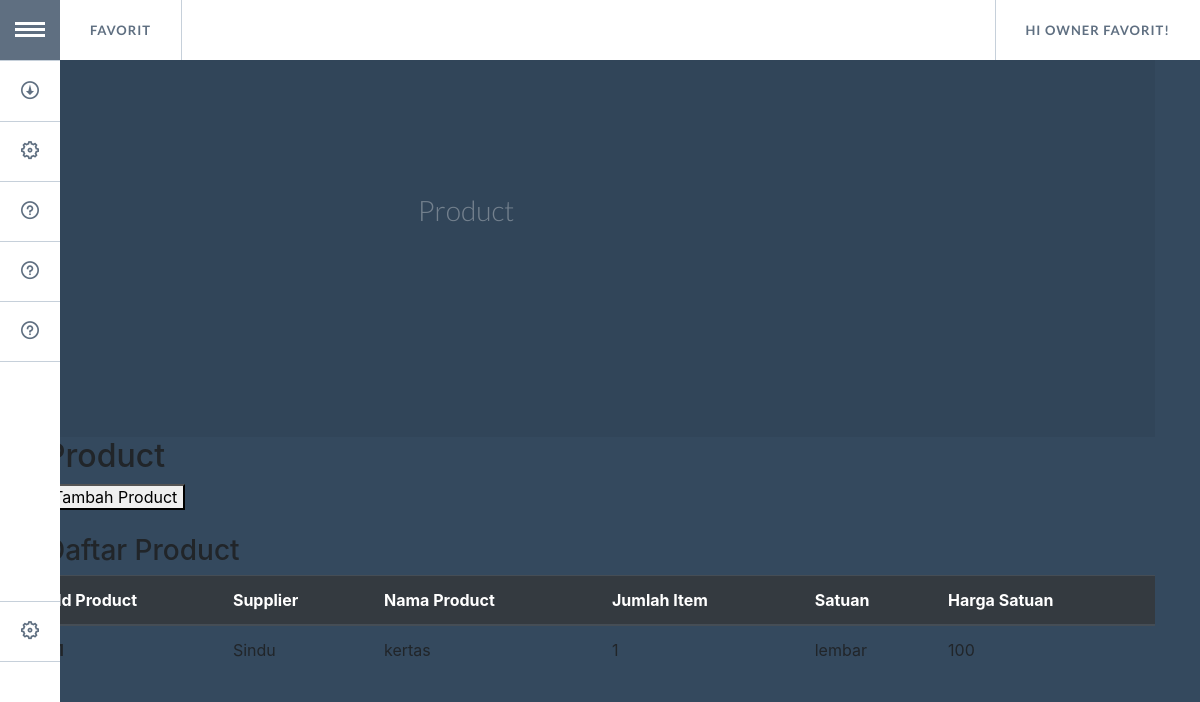
The app's page /produk.php (signed in) with its own data.
### tables this page shows
CREATE TABLE `user` (
  `id_user` int(20) NOT NULL,
  `username` varchar(20) NOT NULL,
  `password` varchar(10) NOT NULL,
  `nama` varchar(20) NOT NULL
);

CREATE TABLE `product` (
  `id_item` int(5) NOT NULL,
  `id_supplier` int(5) NOT NULL,
  `nama_item` varchar(50) NOT NULL,
  `jumlah_item` int(250) NOT NULL,
  `satuan` varchar(7) NOT NULL,
  `harga_satuan` int(20) NOT NULL,
  `harga_jual` int(20) NOT NULL
);

CREATE TABLE `suppliers` (
  `id_supplier` int(5) NOT NULL,
  `nama_supplier` varchar(40) NOT NULL,
  `email` varchar(60) DEFAULT NULL,
  `alamat` varchar(100) DEFAULT NULL,
  `no_hp` int(14) DEFAULT NULL,
  `sisa_tagihan` int(20) DEFAULT NULL
);

### produk.php (the view, shortened to what this page needs)
<!DOCTYPE html>
<html lang="en" class="no-js">
	<head>
        <link rel="stylesheet" href="https://stackpath.bootstrapcdn.com/bootstrap/4.3.1/css/bootstrap.min.css">
		<link rel="stylesheet" type="text/css" href="assets/GoogleNexusWebsiteMenu/css/normalize.css" />
		<link rel="stylesheet" type="text/css" href="assets/GoogleNexusWebsiteMenu/css/demo.css" />
		<link rel="stylesheet" type="text/css" href="assets/GoogleNexusWebsiteMenu/css/component.css" />
	</head>
	<body>
	<?php
	include 'koneksi_model.php';
	if (!isset($_SESSION["sukses"]) and !isset($_SESSION["username"]) and !isset($_SESSION["password"])) {
		die("silahkan login <a href='login_page.php'>disini</a>");
	}else
		{
			$sql= "SELECT nama FROM user WHERE username='".$_SESSION["username"]."'";
			$query= mysqli_query($conn,$sql);
			$result= mysqli_fetch_array($query);
			$hello = $result[0];
		}
?>
		<div class="container">
			<ul id="gn-menu" class="gn-menu-main">
				<li class="gn-trigger">
					<a class="gn-icon gn-icon-menu"><span>Menu</span></a>
					<nav class="gn-menu-wrapper">
						<div class="gn-scroller">
							<ul class="gn-menu">
								<li><a class="gn-icon gn-icon-download" href='hutang.php'>Account Receivable</a></li>
								<li><a class="gn-icon gn-icon-cog" href='order.php'>Purchase Order</a></li>
								<li><a class="gn-icon gn-icon-help" href='produk.php'>Product</a></li>
								<li><a class="gn-icon gn-icon-help" href='supplier.php'>Supplier</a></li>
								<li><a class="gn-icon gn-icon-help"href='acc.php'>Approval</a></li>
								<li><br><br><br><br></li>
								<li><a class="gn-icon gn-icon-cog" href='logout.php'>Logout</a></li>
							</ul>
						</div>
					</nav>
				</li>
				<li><a href='mainMenu.php'>Favorit</a></li>
				<li><a><span>Hi <?php echo $hello ?>!</span></a></li>
			</ul>
			<header>
				<h1> <span>Product</span></h1>
			</header>
			<div>
			 <h2><span>Product</span></h2>
			 <form>
         		<button type="submit" formaction="order.php">Tambah Product</button>
      		</form>
			 <br>
			 <h3>Daftar Product</h3>
			 <table class="table">
				<thead class="thead-dark">
					<tr>
						<th scope="col">Id Product</th>
						<th scope="col">Supplier</th>
						<th scope="col">Nama Product</th>
						<th scope="col">Jumlah Item</th>
						<th scope="col">Satuan</th>
						<th scope="col">Harga Satuan</th>
					</tr>
				</thead>
			<?php
				$sql= "SELECT product.id_item ,product.nama_item, suppliers.nama_supplier, product.harga_satuan, product.satuan, product.jumlah_item FROM product LEFT JOIN suppliers ON product.id_supplier=suppliers.id_supplier";
				$query= mysqli_query($conn,$sql);
				while ($hsl= mysqli_fetch_assoc($query)){
			?>
				<tr>
	    			<th scope ="row"><?php echo $hsl['id_item'];?></th>
					<td><?php echo $hsl['nama_supplier'];?></td>
					<td><?php echo $hsl['nama_item'];?></td>
					<td><?php echo $hsl['jumlah_item'];?></td>
					<td><?php echo $hsl['satuan'];?></td>
					<td><?php echo $hsl['harga_satuan'];?></td>
				</tr>
			<?php
				}
			?>
			</table>
			<br>
			<br>
			</div>
		</div>
</body>
</html>

### assets/MainMenu/css/demo.css (style rules this page uses)
body { background: #34495e; }
.container > header, .codrops-top { color: #fff; font-family: 'Lato', Arial, sans-serif; }
.container > header { margin: 0 auto; padding: 12em 2em; padding-left: 370px; background: rgba(0,0,0,0.05); }
.container > header h1 { font-size: 3.2em; line-height: 1.3; margin: 0; font-weight: 300; }
.container > header span { display: block; font-size: 55%; color: #74818e; padding: 0 0 0.6em 0.1em; }

### records on screen
user: nama "OWNER FAVORIT"
product: id_item "1", id_supplier.nama_supplier "Sindu", nama_item "kertas", jumlah_item "1", satuan "lembar", harga_satuan "100"
